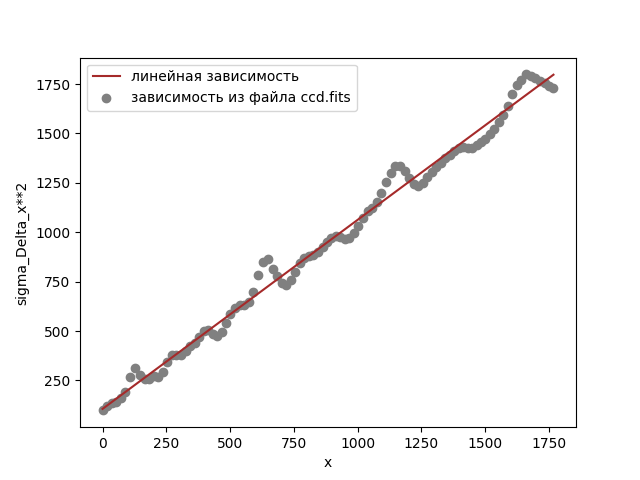

This chart was generated by the following Python code:
from astropy.io import fits
import math
import json
import lsp
import numpy as np
import matplotlib.pyplot as plt

if __name__ == "__main__":
    with fits.open("ccd.fits.gz") as fits_file:
        data = fits_file[0].data.astype(np.int16)
    u0 = np.mean(data[0, 0, ...])
    x = np.mean(data[:, 0, ...],
                axis=(1, 2)) - u0
    sigma_Delta_x = np.var(data[:, 1, ...] - data[:, 0, ...],
                           axis=(1, 2))
    print(sigma_Delta_x)
    A = np.column_stack((x, np.ones_like(x)))
    xi, cost, var = lsp.lstsq_ne(A, sigma_Delta_x)

    k, b = xi[0], xi[1]
    plt.plot(x, k * x + b, label="линейная зависимость", color='brown')
    plt.scatter(x, sigma_Delta_x, label="зависимость из файла ccd.fits", color='grey')
    plt.xlabel("x")
    plt.ylabel("sigma_Delta_x**2")
    plt.legend()
    plt.savefig('ccd.png')
    plt.show()

    gain = 2 / k
    sigma_ron = math.sqrt(2 * b / k ** 2)
    data = {
        "ron": round(sigma_ron, 2),
        "gain": round(gain, 3)
    }

    with open('ccd.json', 'w') as f:
        json.dump(data, f)
